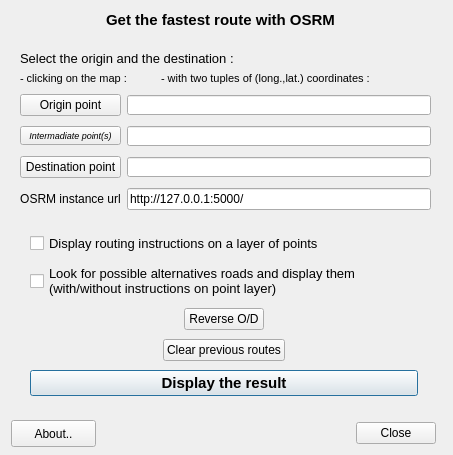
<?xml version="1.0" encoding="UTF-8"?>
<ui version="4.0">
 <class>OSRMDialogBase</class>
 <widget class="QDialog" name="OSRMDialogBase">
  <property name="geometry">
   <rect>
    <x>0</x>
    <y>0</y>
    <width>453</width>
    <height>455</height>
   </rect>
  </property>
  <property name="windowTitle">
   <string>OSRM</string>
  </property>
  <widget class="QLabel" name="label_subtitle">
   <property name="geometry">
    <rect>
     <x>80</x>
     <y>10</y>
     <width>281</width>
     <height>20</height>
    </rect>
   </property>
   <property name="maximumSize">
    <size>
     <width>16777215</width>
     <height>20</height>
    </size>
   </property>
   <property name="font">
    <font>
     <family>Arial</family>
     <pointsize>11</pointsize>
     <weight>75</weight>
     <bold>true</bold>
    </font>
   </property>
   <property name="toolTip">
    <string>&lt;html&gt;&lt;head/&gt;&lt;body&gt;&lt;p align=&quot;center&quot;&gt;&lt;br/&gt;&lt;/p&gt;&lt;/body&gt;&lt;/html&gt;</string>
   </property>
   <property name="text">
    <string>&lt;html&gt;&lt;head/&gt;&lt;body&gt;&lt;p align=&quot;center&quot;&gt;Get the fastest route with OSRM&lt;/p&gt;&lt;/body&gt;&lt;/html&gt;</string>
   </property>
  </widget>
  <widget class="QLabel" name="label_3">
   <property name="geometry">
    <rect>
     <x>20</x>
     <y>50</y>
     <width>251</width>
     <height>17</height>
    </rect>
   </property>
   <property name="font">
    <font>
     <family>Arial</family>
     <pointsize>10</pointsize>
    </font>
   </property>
   <property name="text">
    <string>Select the origin and the destination : </string>
   </property>
  </widget>
  <widget class="QWidget" name="layoutWidget">
   <property name="geometry">
    <rect>
     <x>30</x>
     <y>230</y>
     <width>388</width>
     <height>169</height>
    </rect>
   </property>
   <layout class="QGridLayout" name="gridLayout">
    <item row="1" column="0">
     <widget class="QCheckBox" name="checkBox_instruction">
      <property name="font">
       <font>
        <family>Arial</family>
        <pointsize>10</pointsize>
       </font>
      </property>
      <property name="text">
       <string>Display routing instructions on a layer of points</string>
      </property>
     </widget>
    </item>
    <item row="7" column="0">
     <widget class="QPushButton" name="pushButtonTryIt">
      <property name="font">
       <font>
        <family>Arial</family>
        <pointsize>11</pointsize>
        <weight>75</weight>
        <bold>true</bold>
       </font>
      </property>
      <property name="text">
       <string>Display the result</string>
      </property>
     </widget>
    </item>
    <item row="2" column="0">
     <widget class="QCheckBox" name="checkBox_alternative">
      <property name="font">
       <font>
        <family>Arial</family>
        <pointsize>10</pointsize>
        <italic>false</italic>
       </font>
      </property>
      <property name="text">
       <string>Look for possible alternatives roads and display them
(with/without instructions on point layer)</string>
      </property>
     </widget>
    </item>
    <item row="5" column="0" alignment="Qt::AlignHCenter">
     <widget class="QPushButton" name="pushButtonClear">
      <property name="font">
       <font>
        <family>Arial</family>
       </font>
      </property>
      <property name="text">
       <string>Clear previous routes</string>
      </property>
     </widget>
    </item>
    <item row="4" column="0" alignment="Qt::AlignHCenter">
     <widget class="QPushButton" name="pushButtonReverse">
      <property name="maximumSize">
       <size>
        <width>120</width>
        <height>16777215</height>
       </size>
      </property>
      <property name="font">
       <font>
        <family>Arial</family>
       </font>
      </property>
      <property name="text">
       <string>Reverse O/D</string>
      </property>
     </widget>
    </item>
   </layout>
  </widget>
  <widget class="QPushButton" name="pushButton_about">
   <property name="geometry">
    <rect>
     <x>11</x>
     <y>420</y>
     <width>85</width>
     <height>27</height>
    </rect>
   </property>
   <property name="text">
    <string>About..</string>
   </property>
  </widget>
  <widget class="QDialogButtonBox" name="close_button_box">
   <property name="geometry">
    <rect>
     <x>260</x>
     <y>420</y>
     <width>176</width>
     <height>27</height>
    </rect>
   </property>
   <property name="orientation">
    <enum>Qt::Horizontal</enum>
   </property>
   <property name="standardButtons">
    <set>QDialogButtonBox::Close</set>
   </property>
  </widget>
  <widget class="QLabel" name="label">
   <property name="geometry">
    <rect>
     <x>20</x>
     <y>70</y>
     <width>120</width>
     <height>16</height>
    </rect>
   </property>
   <property name="font">
    <font>
     <family>Arial</family>
     <pointsize>8</pointsize>
    </font>
   </property>
   <property name="text">
    <string>- clicking on the map :</string>
   </property>
  </widget>
  <widget class="QLabel" name="label_2">
   <property name="geometry">
    <rect>
     <x>161</x>
     <y>70</y>
     <width>234</width>
     <height>16</height>
    </rect>
   </property>
   <property name="font">
    <font>
     <family>Arial</family>
     <pointsize>8</pointsize>
    </font>
   </property>
   <property name="text">
    <string>- with two tuples of (long.,lat.) coordinates :</string>
   </property>
  </widget>
  <widget class="QWidget" name="layoutWidget">
   <property name="geometry">
    <rect>
     <x>20</x>
     <y>90</y>
     <width>411</width>
     <height>128</height>
    </rect>
   </property>
   <layout class="QGridLayout" name="gridLayout_2">
    <item row="0" column="0">
     <widget class="QPushButton" name="pushButtonOrigin">
      <property name="font">
       <font>
        <family>Arial</family>
        <pointsize>9</pointsize>
       </font>
      </property>
      <property name="text">
       <string>Origin point</string>
      </property>
     </widget>
    </item>
    <item row="0" column="2">
     <widget class="QLineEdit" name="lineEdit_xyO">
      <property name="maximumSize">
       <size>
        <width>16777215</width>
        <height>20</height>
       </size>
      </property>
      <property name="font">
       <font>
        <pointsize>8</pointsize>
       </font>
      </property>
     </widget>
    </item>
    <item row="2" column="0">
     <widget class="QPushButton" name="pushButtonDest">
      <property name="font">
       <font>
        <family>Arial</family>
        <pointsize>9</pointsize>
       </font>
      </property>
      <property name="text">
       <string>Destination point</string>
      </property>
     </widget>
    </item>
    <item row="2" column="2">
     <widget class="QLineEdit" name="lineEdit_xyD">
      <property name="maximumSize">
       <size>
        <width>16777215</width>
        <height>20</height>
       </size>
      </property>
      <property name="font">
       <font>
        <pointsize>8</pointsize>
       </font>
      </property>
     </widget>
    </item>
    <item row="3" column="0">
     <widget class="QLabel" name="labem_host">
      <property name="font">
       <font>
        <family>Arial</family>
        <pointsize>9</pointsize>
       </font>
      </property>
      <property name="text">
       <string>&lt;html&gt;&lt;head/&gt;&lt;body&gt;&lt;p align=&quot;center&quot;&gt;OSRM instance url&lt;/p&gt;&lt;/body&gt;&lt;/html&gt;</string>
      </property>
     </widget>
    </item>
    <item row="3" column="2">
     <widget class="QLineEdit" name="lineEdit_host">
      <property name="text">
       <string>http://127.0.0.1:5000/</string>
      </property>
     </widget>
    </item>
    <item row="1" column="0">
     <widget class="QPushButton" name="pushButtonIntermediate">
      <property name="font">
       <font>
        <pointsize>7</pointsize>
        <italic>true</italic>
       </font>
      </property>
      <property name="text">
       <string>Intermadiate point(s)</string>
      </property>
     </widget>
    </item>
    <item row="1" column="2">
     <widget class="QLineEdit" name="lineEdit_xyI">
      <property name="maximumSize">
       <size>
        <width>16777215</width>
        <height>20</height>
       </size>
      </property>
      <property name="font">
       <font>
        <pointsize>8</pointsize>
       </font>
      </property>
     </widget>
    </item>
   </layout>
  </widget>
  <zorder>label_2</zorder>
  <zorder>label</zorder>
  <zorder>pushButton_about</zorder>
  <zorder>close_button_box</zorder>
  <zorder>label_subtitle</zorder>
  <zorder>layoutWidget</zorder>
  <zorder>layoutWidget</zorder>
  <zorder>label_3</zorder>
 </widget>
 <resources/>
 <connections>
  <connection>
   <sender>close_button_box</sender>
   <signal>accepted()</signal>
   <receiver>OSRMDialogBase</receiver>
   <slot>accept()</slot>
   <hints>
    <hint type="sourcelabel">
     <x>20</x>
     <y>20</y>
    </hint>
    <hint type="destinationlabel">
     <x>20</x>
     <y>20</y>
    </hint>
   </hints>
  </connection>
  <connection>
   <sender>close_button_box</sender>
   <signal>rejected()</signal>
   <receiver>OSRMDialogBase</receiver>
   <slot>reject()</slot>
   <hints>
    <hint type="sourcelabel">
     <x>20</x>
     <y>20</y>
    </hint>
    <hint type="destinationlabel">
     <x>20</x>
     <y>20</y>
    </hint>
   </hints>
  </connection>
 </connections>
</ui>
